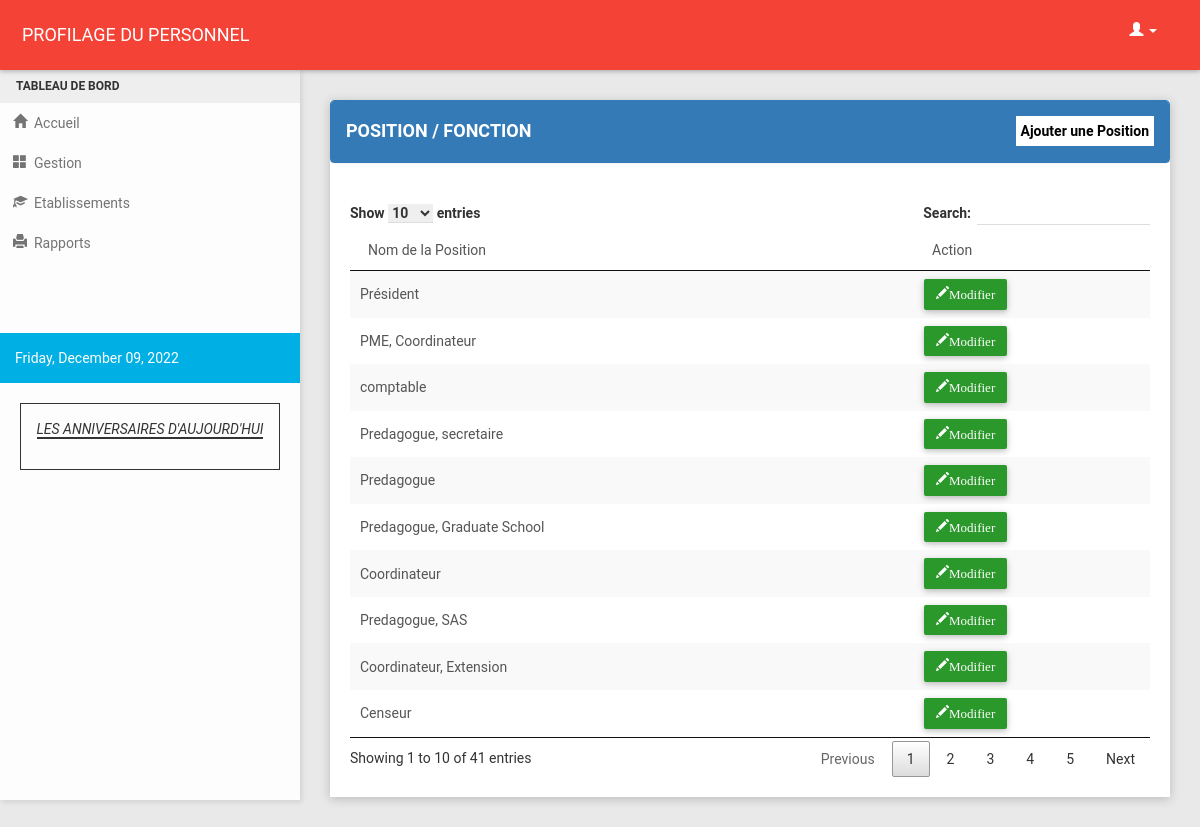
/position_table.php, run on the app's committed database.
### tables this page shows
CREATE TABLE `tbl_position` (
  `pos_id` int(3) NOT NULL,
  `pos_name` char(50) NOT NULL
);

### position_table.php (the view, shortened to what this page needs)
<?php
include("header.php");
?>
 <section class="content">
        <div class="container-fluid">
            <div class="row clearfix">
                <div class="col-lg-12 col-md-12 col-sm-12 col-xs-12">
                    <div class="card">
                        <div class = "panel panel-primary">
                            <div class = "panel-heading">
                                <h4>POSITION / FONCTION</h4>
                                <a href="#" data-toggle="modal" data-target="#add_position">
                                    <span class="print btn-default" style="width: auto;">Ajouter une Position<span>
                                </a>
                            </div>
                        </div>
                        <div id="print">
                            <div class="body">
                                <table id = "example" class = "stripe" cellspacing = "0" >
                                <thead>
                                    <tr>
                                        <td>Nom de la Position</td>
                                        <td width = "200px">Action</td>
                                    </tr>
                                </thead>
                                <tbody>
                                <tr>
                                <?php
                                    include('connect.php');
                                    $display = $con->prepare("SELECT * FROM tbl_position ORDER BY pos_id ASC");
                                    $display->execute();
                                    $fetch = $display->fetchAll();
                                    foreach($fetch as $key => $row) { ?>
                                        <td><?php echo $row['pos_name']; ?></td>
                                        <td>
                                            <?php include("edit_position.php") ?>
                                        </td>
                                     <?php
                                     }?>
</section>
<?php
include("script.php");
?>

### edit_position.php (shortened to what this page needs)
<a class="btn btn-success" href="#edit<?php echo $row['pos_id']?>" data-toggle="modal">
    <span class = "glyphicon glyphicon-pencil" aria-hidden = "true">Modifier</span>
</a>
</div>

### css/style1.css (style rules this page uses)
a .print { float:right; margin-top: -35px; background-color: #fff; padding: 5px; color: #000; border: none; width: 50px; font-weight: bold; }

### assets/css/style.css (style rules this page uses)
.print { float: right; border: 1px solid #4caf50; padding: 2px 10px 2px 10px; text-decoration: none; color: #000; background-color: #f44336; }

### data on the page
tbl_position: pos_name "Président"
tbl_position: pos_name "PME, Coordinateur"
tbl_position: pos_name "comptable"
tbl_position: pos_name "Predagogue, secretaire"
tbl_position: pos_name "Predagogue"
tbl_position: pos_name "Predagogue, Graduate School"
tbl_position: pos_name "Coordinateur"
tbl_position: pos_name "Predagogue, SAS"
tbl_position: pos_name "Coordinateur, Extension"
tbl_position: pos_name "Censeur"
